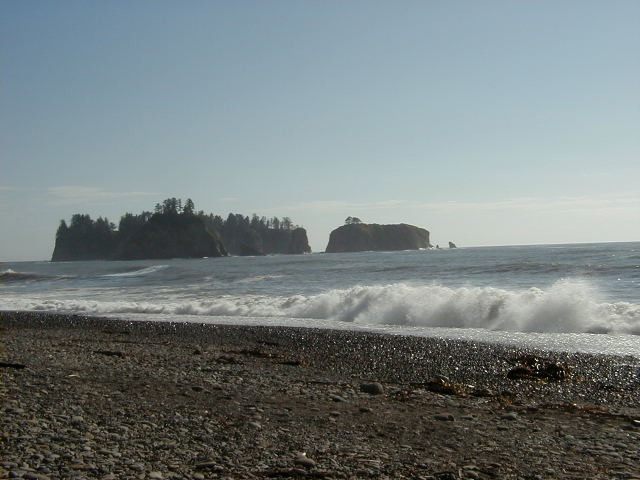
#> input picture p4-107396-163128-192744/input/beach_1.jpg, 640 x 480 px
$ python fourier_space.py --input_file ../../p4-107396-163128-192744/input/beach_1.jpg --output_file out.png
#> lines starting #> are read from the running program, lines starting #| are printed output that depends on the picture
### p1-163128-192744/src/utils/dft.py
from __future__ import absolute_import
from __future__ import division
from __future__ import print_function


import cv2
import numpy as np
from scipy.stats import rankdata

def dft_mp(img):
    dft = cv2.dft(np.float32(img), flags = cv2.DFT_COMPLEX_OUTPUT)
    return cv2.cartToPolar(dft[:,:,0], dft[:,:,1])

def idft_mp(dft_m, dft_p):
    return cv2.idft(cv2.merge(cv2.polarToCart(dft_m, dft_p)), flags=cv2.DFT_SCALE | cv2.DFT_REAL_OUTPUT)

def filter(dft_m, dft_p, threshold = None, dec = False, phase = True):

    if threshold is not None:
        assert(threshold >= 0.0 and threshold <= 1.0)

    npc = np.max if dec else np.min

    if phase:
        dft_msk = abs(dft_p - np.pi)
        target = dft_p
    else:
        dft_msk = dft_m
        target = dft_m

    if threshold is None:
        target = dft_p * (dft_msk == npc(dft_msk[np.nonzero(dft_msk)]))
    else:
        if dec:
            target = target * (np.resize(rankdata(dft_msk), dft_msk.shape) >= int(round(dft_msk.size * (1 - threshold))))
        else:
            target = target * (np.resize(rankdata(dft_msk), dft_msk.shape) <= int(round(dft_msk.size * threshold)))

    if phase:
        return (dft_m, target)
    else:
        return (target, dft_p)

### p1-163128-192744/src/fourier_space.py
from __future__ import absolute_import
from __future__ import division
from __future__ import print_function

import sys
import argparse

import numpy as np
import cv2
import utils.dft

DEBUG=True

def main(argv):
    # Parse arguments
    parser = argparse.ArgumentParser()
    parser.add_argument('-i',  '--input_file',    help='Input file', required=True)
    parser.add_argument('-o',  '--output_file',    help='Output file', required=True)
    parser.add_argument('-t',  '--threshold',    help='Threshold')
    parser.add_argument('-r',  '--decreasing',    help='Decreasing order?', action='store_true')
    parser.add_argument('-p',  '--phase',    help='Filter phase?', action='store_true')
    parser.add_argument('-d',  '--debug',    help='Debuggin mode', action='store_true')
    args = parser.parse_args()

    global DEBUG
    DEBUG = args.debug

    threshold = args.threshold if args.threshold is None else float(args.threshold)

    input_img = np.float32(cv2.imread(args.input_file, 0))
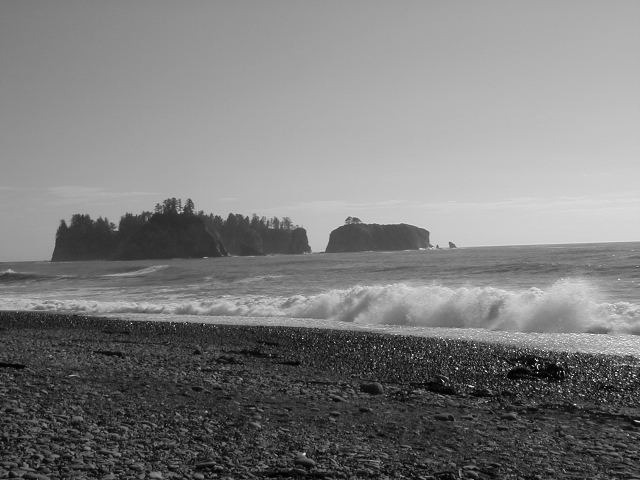
#> input_img: shape (480, 640) float32; min 0, max 255, mean 125.1
    dft_m, dft_p = utils.dft.dft_mp(input_img)
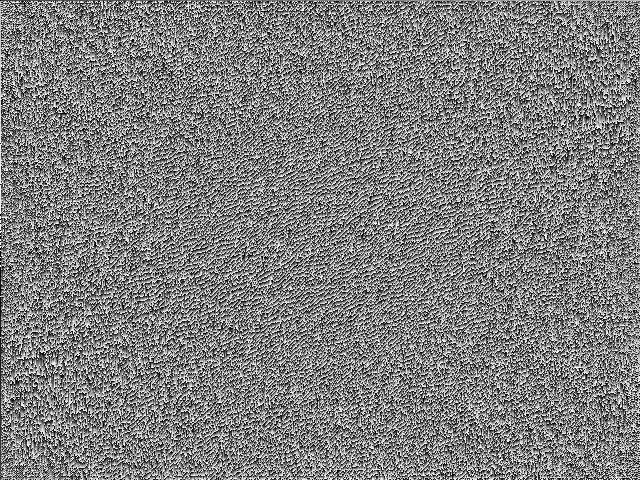
#> dft_p: shape (480, 640) float32; min 0, max 6.28, mean 3.14; drawn with min black and max white


    dft_m_f, dft_p_f = utils.dft.filter(dft_m, dft_p, threshold, args.decreasing, args.phase)
    cv2.imwrite(args.output_file, utils.dft.idft_mp(dft_m_f, dft_p_f))
#> in idft_mp, `return cv2.idft(cv2.merge(cv2.polarToCart(dft_m, dft_p)), flags=cv2.DF..`:
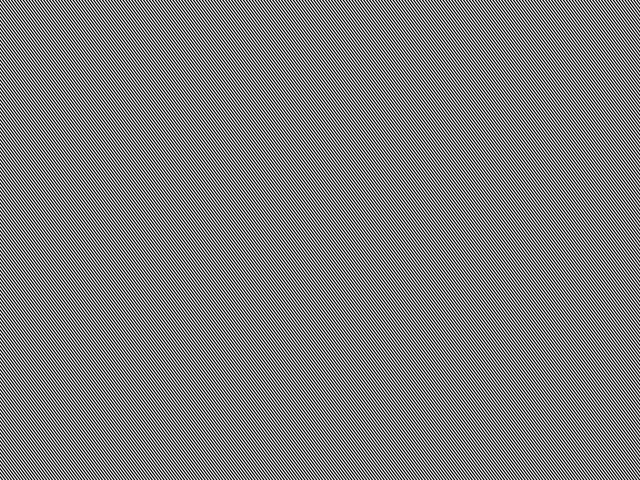
#> returned value: shape (480, 640) float32; min -2.68e-05, max 2.68e-05, mean -1.17e-15; drawn with min black and max white

if __name__ == "__main__":
    sys.exit(main(sys.argv[1:]))
#> (the program exits here)

$ run again, on p4-107396-163128-192744/input/beach_3.jpg
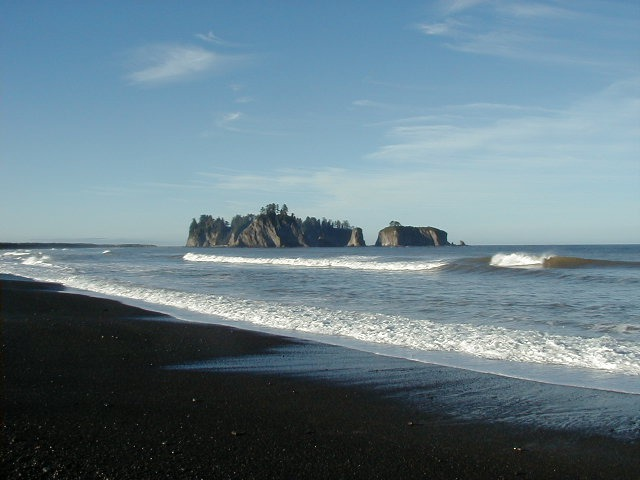
#> input picture p4-107396-163128-192744/input/beach_3.jpg, 640 x 480 px
#> in main, `dft_m, dft_p = utils.dft.dft_mp(input_img)`:
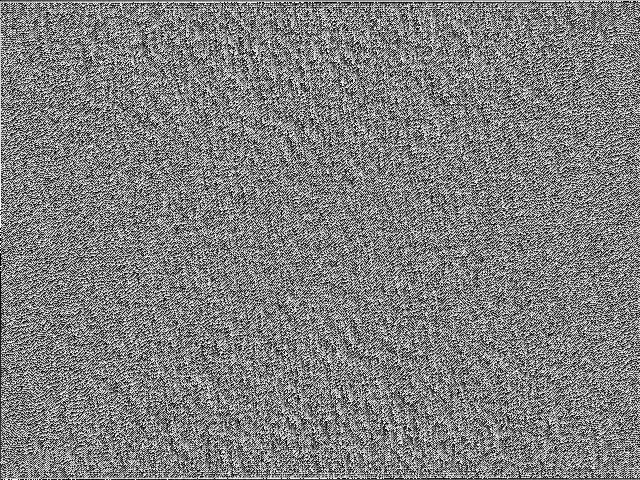
#> dft_p: shape (480, 640) float32; min 0, max 6.28, mean 3.14; drawn with min black and max white
#> in idft_mp, `return cv2.idft(cv2.merge(cv2.polarToCart(dft_m, dft_p)), flags=cv2.DF..`:
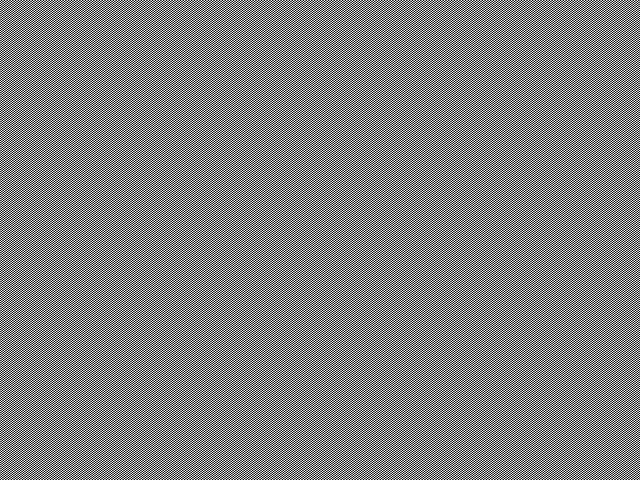
#> returned value: shape (480, 640) float32; min -4.05e-06, max 4.05e-06, mean -2.31e-16; drawn with min black and max white

$ run again, on p4-107396-163128-192744/input/beach_5.jpg
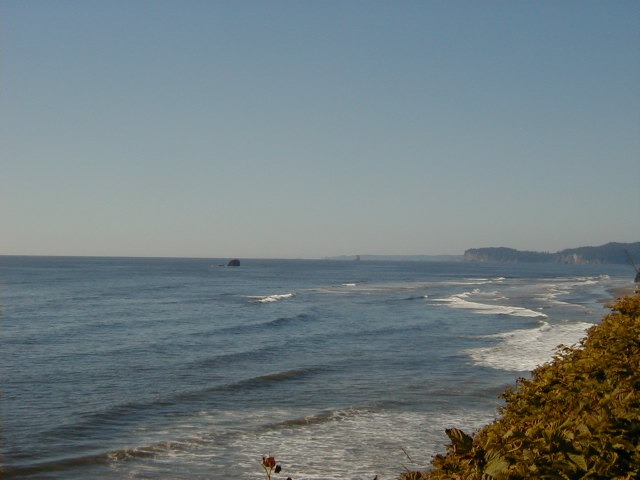
#> input picture p4-107396-163128-192744/input/beach_5.jpg, 640 x 480 px
#> in main, `dft_m, dft_p = utils.dft.dft_mp(input_img)`:
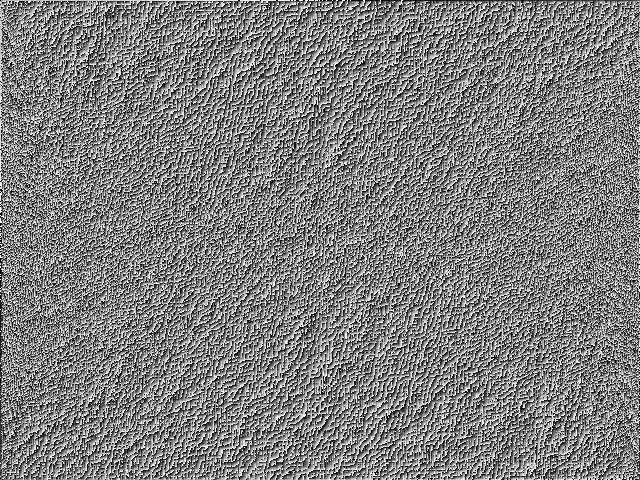
#> dft_p: shape (480, 640) float32; min 0, max 6.28, mean 3.14; drawn with min black and max white
#> in idft_mp, `return cv2.idft(cv2.merge(cv2.polarToCart(dft_m, dft_p)), flags=cv2.DF..`:
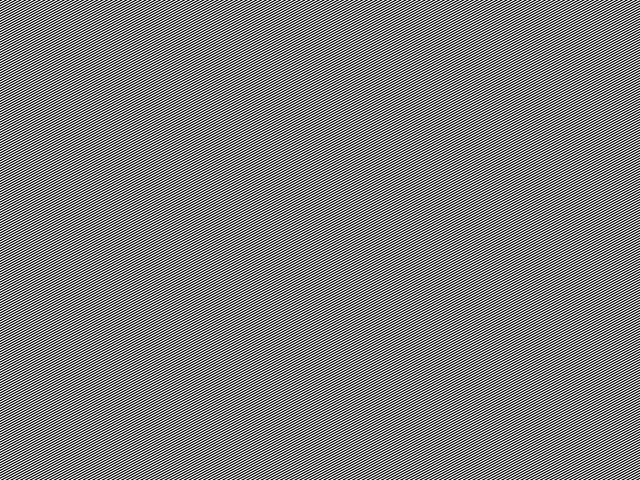
#> returned value: shape (480, 640) float32; min -1.99e-05, max 1.99e-05, mean 1.3e-15; drawn with min black and max white
